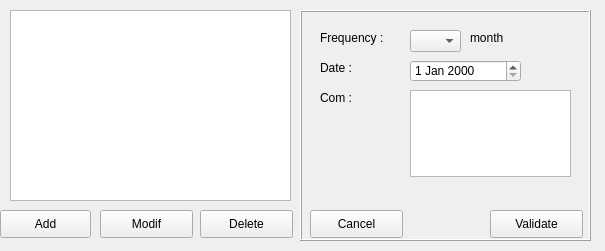
<?xml version="1.0" encoding="UTF-8"?>
<ui version="4.0">
 <class>pmHistory</class>
 <widget class="QMainWindow" name="pmHistory">
  <property name="geometry">
   <rect>
    <x>0</x>
    <y>0</y>
    <width>605</width>
    <height>251</height>
   </rect>
  </property>
  <property name="windowTitle">
   <string>PM History</string>
  </property>
  <widget class="QWidget" name="centralwidget">
   <widget class="QFrame" name="dataframe">
    <property name="geometry">
     <rect>
      <x>300</x>
      <y>10</y>
      <width>291</width>
      <height>231</height>
     </rect>
    </property>
    <property name="frameShape">
     <enum>QFrame::Box</enum>
    </property>
    <property name="frameShadow">
     <enum>QFrame::Raised</enum>
    </property>
    <widget class="QPushButton" name="validatebutton">
     <property name="geometry">
      <rect>
       <x>190</x>
       <y>200</y>
       <width>93</width>
       <height>28</height>
      </rect>
     </property>
     <property name="text">
      <string>Validate</string>
     </property>
    </widget>
    <widget class="QPushButton" name="cancelbutton">
     <property name="geometry">
      <rect>
       <x>10</x>
       <y>200</y>
       <width>93</width>
       <height>28</height>
      </rect>
     </property>
     <property name="text">
      <string>Cancel</string>
     </property>
    </widget>
    <widget class="QLabel" name="label">
     <property name="geometry">
      <rect>
       <x>20</x>
       <y>20</y>
       <width>81</width>
       <height>16</height>
      </rect>
     </property>
     <property name="text">
      <string>Frequency :</string>
     </property>
    </widget>
    <widget class="QLabel" name="label_2">
     <property name="geometry">
      <rect>
       <x>20</x>
       <y>50</y>
       <width>81</width>
       <height>16</height>
      </rect>
     </property>
     <property name="text">
      <string>Date :</string>
     </property>
    </widget>
    <widget class="QDateEdit" name="pmdate">
     <property name="geometry">
      <rect>
       <x>110</x>
       <y>50</y>
       <width>111</width>
       <height>22</height>
      </rect>
     </property>
    </widget>
    <widget class="QComboBox" name="freqcombo">
     <property name="geometry">
      <rect>
       <x>110</x>
       <y>20</y>
       <width>51</width>
       <height>22</height>
      </rect>
     </property>
    </widget>
    <widget class="QLabel" name="label_3">
     <property name="geometry">
      <rect>
       <x>170</x>
       <y>20</y>
       <width>81</width>
       <height>16</height>
      </rect>
     </property>
     <property name="text">
      <string>month</string>
     </property>
    </widget>
    <widget class="QLabel" name="label_4">
     <property name="geometry">
      <rect>
       <x>20</x>
       <y>80</y>
       <width>81</width>
       <height>16</height>
      </rect>
     </property>
     <property name="text">
      <string>Com :</string>
     </property>
    </widget>
    <widget class="QPlainTextEdit" name="comtext">
     <property name="geometry">
      <rect>
       <x>110</x>
       <y>80</y>
       <width>161</width>
       <height>87</height>
      </rect>
     </property>
    </widget>
   </widget>
   <widget class="QFrame" name="selectframe">
    <property name="geometry">
     <rect>
      <x>0</x>
      <y>0</y>
      <width>301</width>
      <height>241</height>
     </rect>
    </property>
    <property name="frameShape">
     <enum>QFrame::NoFrame</enum>
    </property>
    <property name="frameShadow">
     <enum>QFrame::Raised</enum>
    </property>
    <widget class="QPushButton" name="deletebutton">
     <property name="geometry">
      <rect>
       <x>200</x>
       <y>210</y>
       <width>93</width>
       <height>28</height>
      </rect>
     </property>
     <property name="text">
      <string>Delete</string>
     </property>
    </widget>
    <widget class="QListView" name="pmlist">
     <property name="geometry">
      <rect>
       <x>10</x>
       <y>10</y>
       <width>281</width>
       <height>191</height>
      </rect>
     </property>
    </widget>
    <widget class="QPushButton" name="addbutton">
     <property name="geometry">
      <rect>
       <x>0</x>
       <y>210</y>
       <width>91</width>
       <height>28</height>
      </rect>
     </property>
     <property name="text">
      <string>Add</string>
     </property>
    </widget>
    <widget class="QPushButton" name="modifbutton">
     <property name="geometry">
      <rect>
       <x>100</x>
       <y>210</y>
       <width>93</width>
       <height>28</height>
      </rect>
     </property>
     <property name="text">
      <string>Modif</string>
     </property>
    </widget>
   </widget>
  </widget>
 </widget>
 <resources/>
 <connections/>
</ui>
